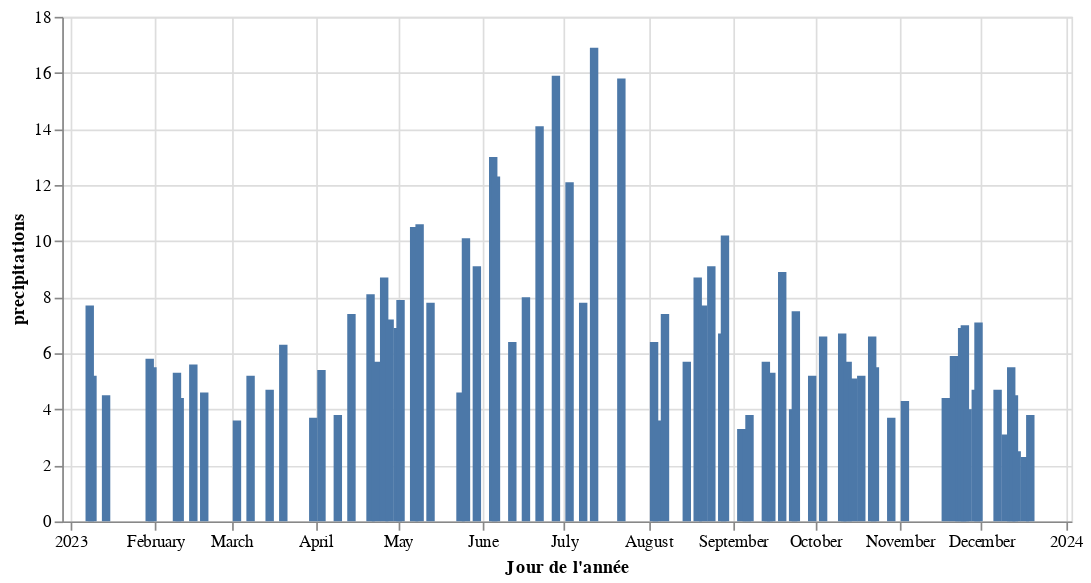

Notebook cell for this chart:
### Code cell
#initialisation
pluviometrie = pd.DataFrame({"precipitations" : np.zeros(365)}, index=pd.date_range("20230101", periods=365))

for month in range(len(moyenne_clermont['mois'])):
    #nombre de jours ou il pleut
    avg_days_obs = round(moyenne_clermont.loc[moyenne_clermont.index[month], 'nb_jours']) 
    avg_days = round(np.random.normal(avg_days_obs, avg_days_obs/4))
    
    # choix des jours
    start_date = pluviometrie.loc[pluviometrie.index.month == month+1].index.min()
    end_date =pluviometrie.loc[pluviometrie.index.month == month+1].index.max()
    rainy_days = generate_random_dates(start_date, end_date, avg_days)

    #hauteur tombee
    avg_rain = moyenne_clermont.loc[moyenne_clermont.index[month], 'hauteur']/avg_days
    obs_rain = generate_random_rain(avg_rain, avg_rain/4, avg_days)
    
    #remplacement des valeurs
    pluviometrie.loc[pluviometrie.index.isin(rainy_days), "precipitations"] = obs_rain

alt.Chart(pluviometrie.reset_index()).mark_bar().encode(
    x=alt.X('index:T', title="Jour de l'année"),
    y=alt.Y('precipitations:Q', title="precipitations"),
    tooltip=[alt.Tooltip("precipitations:Q")]
).properties(width=600).interactive()

### Figure 1 — Vega-Lite specification as saved in the notebook (floating-point values rounded to 4 significant figures; data arrays with more than 128 entries replaced by an {"elided": "..."} marker saying what was removed)
{"config": {"view": {"continuousWidth": 400, "continuousHeight": 300}}, "data": {"name": "data-1fd2555ad264e75c0063f3e60638b85e"}, "mark": "bar", "encoding": {"tooltip": [{"field": "precipitations", "type": "quantitative"}], "x": {"field": "index", "title": "Jour de l'année", "type": "temporal"}, "y": {"field": "precipitations", "title": "precipitations", "type": "quantitative"}}, "selection": {"selector110": {"type": "interval", "bind": "scales", "encodings": ["x", "y"]}}, "width": 600, "$schema": "https://vega.github.io/schema/vega-lite/v4.17.0.json", "datasets": {"data-1fd2555ad264e75c0063f3e60638b85e": {"elided": "365 records"}}}
